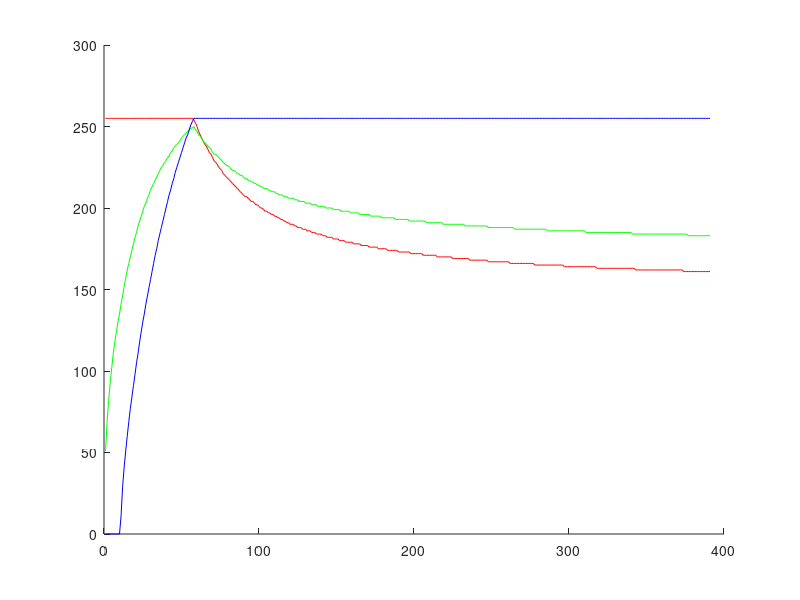

Recreate this plot in MATLAB.
clear
clc

blackbody_r = [255, 255, 255, 255, 255, 255, 255, 255, 255, 255, 255, 255, 255, 255, 255, 255, 255, 255, 255, 255, 255, 255, 255, 255, 255, 255, 255, 255, 255, 255, 255, 255, 255, 255, 255, 255, 255, 255, 255, 255, 255, 255, 255, 255, 255, 255, 255, 255, 255, 255, 255, 255, 255, 255, 255, 255, 255, 254, 252, 250, 247, 245, 243, 241, 239, 238, 236, 234, 233, 231, 229, 228, 227, 225, 224, 223, 221, 220, 219, 218, 217, 216, 215, 214, 213, 212, 211, 210, 209, 208, 207, 207, 206, 205, 204, 204, 203, 202, 202, 201, 200, 200, 199, 198, 198, 197, 197, 196, 196, 195, 195, 194, 194, 193, 193, 192, 192, 191, 191, 190, 190, 190, 189, 189, 188, 188, 188, 187, 187, 187, 186, 186, 186, 185, 185, 185, 184, 184, 184, 184, 183, 183, 183, 182, 182, 182, 182, 181, 181, 181, 181, 180, 180, 180, 180, 179, 179, 179, 179, 179, 178, 178, 178, 178, 178, 177, 177, 177, 177, 177, 176, 176, 176, 176, 176, 176, 175, 175, 175, 175, 175, 175, 174, 174, 174, 174, 174, 174, 174, 173, 173, 173, 173, 173, 173, 173, 173, 172, 172, 172, 172, 172, 172, 172, 172, 171, 171, 171, 171, 171, 171, 171, 171, 171, 170, 170, 170, 170, 170, 170, 170, 170, 170, 170, 169, 169, 169, 169, 169, 169, 169, 169, 169, 169, 169, 168, 168, 168, 168, 168, 168, 168, 168, 168, 168, 168, 168, 167, 167, 167, 167, 167, 167, 167, 167, 167, 167, 167, 167, 167, 167, 166, 166, 166, 166, 166, 166, 166, 166, 166, 166, 166, 166, 166, 166, 166, 166, 165, 165, 165, 165, 165, 165, 165, 165, 165, 165, 165, 165, 165, 165, 165, 165, 165, 165, 165, 164, 164, 164, 164, 164, 164, 164, 164, 164, 164, 164, 164, 164, 164, 164, 164, 164, 164, 164, 164, 164, 163, 163, 163, 163, 163, 163, 163, 163, 163, 163, 163, 163, 163, 163, 163, 163, 163, 163, 163, 163, 163, 163, 163, 163, 163, 162, 162, 162, 162, 162, 162, 162, 162, 162, 162, 162, 162, 162, 162, 162, 162, 162, 162, 162, 162, 162, 162, 162, 162, 162, 162, 162, 162, 162, 162, 162, 161, 161, 161, 161, 161, 161, 161, 161, 161, 161, 161, 161, 161, 161, 161, 161, 161, 161];
blackbody_g = [ 51,  69,  82,  93, 102, 111, 118, 124, 130, 135, 141, 146, 152, 157, 162, 166, 170, 174, 178, 182, 185, 189, 192, 195, 198, 201, 203, 206, 208, 211, 213, 215, 217, 219, 221, 223, 225, 226, 228, 229, 231, 232, 234, 235, 237, 238, 239, 240, 241, 243, 244, 245, 246, 247, 248, 249, 249, 250, 248, 247, 245, 244, 243, 241, 240, 239, 238, 237, 236, 234, 233, 233, 232, 231, 230, 229, 228, 227, 226, 226, 225, 224, 223, 223, 222, 221, 221, 220, 220, 219, 218, 218, 217, 217, 216, 216, 215, 215, 214, 214, 213, 213, 212, 212, 212, 211, 211, 210, 210, 210, 209, 209, 208, 208, 208, 207, 207, 207, 206, 206, 206, 206, 205, 205, 205, 204, 204, 204, 204, 203, 203, 203, 203, 202, 202, 202, 202, 201, 201, 201, 201, 201, 200, 200, 200, 200, 200, 199, 199, 199, 199, 199, 198, 198, 198, 198, 198, 198, 197, 197, 197, 197, 197, 197, 196, 196, 196, 196, 196, 196, 196, 195, 195, 195, 195, 195, 195, 195, 194, 194, 194, 194, 194, 194, 194, 194, 194, 193, 193, 193, 193, 193, 193, 193, 193, 193, 192, 192, 192, 192, 192, 192, 192, 192, 192, 192, 192, 191, 191, 191, 191, 191, 191, 191, 191, 191, 191, 191, 190, 190, 190, 190, 190, 190, 190, 190, 190, 190, 190, 190, 190, 190, 189, 189, 189, 189, 189, 189, 189, 189, 189, 189, 189, 189, 189, 189, 189, 188, 188, 188, 188, 188, 188, 188, 188, 188, 188, 188, 188, 188, 188, 188, 188, 188, 187, 187, 187, 187, 187, 187, 187, 187, 187, 187, 187, 187, 187, 187, 187, 187, 187, 187, 187, 187, 187, 186, 186, 186, 186, 186, 186, 186, 186, 186, 186, 186, 186, 186, 186, 186, 186, 186, 186, 186, 186, 186, 186, 186, 186, 186, 185, 185, 185, 185, 185, 185, 185, 185, 185, 185, 185, 185, 185, 185, 185, 185, 185, 185, 185, 185, 185, 185, 185, 185, 185, 185, 185, 185, 185, 185, 184, 184, 184, 184, 184, 184, 184, 184, 184, 184, 184, 184, 184, 184, 184, 184, 184, 184, 184, 184, 184, 184, 184, 184, 184, 184, 184, 184, 184, 184, 184, 184, 184, 184, 184, 184, 183, 183, 183, 183, 183, 183, 183, 183, 183, 183, 183, 183, 183, 183, 183];
blackbody_b = [  0,   0,   0,   0,   0,   0,   0,   0,   0,   0,  11,  29,  41,  51,  60,  69,  77,  84,  91,  98, 105, 111, 118, 124, 130, 135, 141, 146, 151, 156, 161, 166, 171, 175, 180, 184, 188, 192, 196, 200, 204, 208, 211, 215, 218, 222, 225, 228, 231, 234, 237, 240, 243, 245, 248, 251, 253, 255, 255, 255, 255, 255, 255, 255, 255, 255, 255, 255, 255, 255, 255, 255, 255, 255, 255, 255, 255, 255, 255, 255, 255, 255, 255, 255, 255, 255, 255, 255, 255, 255, 255, 255, 255, 255, 255, 255, 255, 255, 255, 255, 255, 255, 255, 255, 255, 255, 255, 255, 255, 255, 255, 255, 255, 255, 255, 255, 255, 255, 255, 255, 255, 255, 255, 255, 255, 255, 255, 255, 255, 255, 255, 255, 255, 255, 255, 255, 255, 255, 255, 255, 255, 255, 255, 255, 255, 255, 255, 255, 255, 255, 255, 255, 255, 255, 255, 255, 255, 255, 255, 255, 255, 255, 255, 255, 255, 255, 255, 255, 255, 255, 255, 255, 255, 255, 255, 255, 255, 255, 255, 255, 255, 255, 255, 255, 255, 255, 255, 255, 255, 255, 255, 255, 255, 255, 255, 255, 255, 255, 255, 255, 255, 255, 255, 255, 255, 255, 255, 255, 255, 255, 255, 255, 255, 255, 255, 255, 255, 255, 255, 255, 255, 255, 255, 255, 255, 255, 255, 255, 255, 255, 255, 255, 255, 255, 255, 255, 255, 255, 255, 255, 255, 255, 255, 255, 255, 255, 255, 255, 255, 255, 255, 255, 255, 255, 255, 255, 255, 255, 255, 255, 255, 255, 255, 255, 255, 255, 255, 255, 255, 255, 255, 255, 255, 255, 255, 255, 255, 255, 255, 255, 255, 255, 255, 255, 255, 255, 255, 255, 255, 255, 255, 255, 255, 255, 255, 255, 255, 255, 255, 255, 255, 255, 255, 255, 255, 255, 255, 255, 255, 255, 255, 255, 255, 255, 255, 255, 255, 255, 255, 255, 255, 255, 255, 255, 255, 255, 255, 255, 255, 255, 255, 255, 255, 255, 255, 255, 255, 255, 255, 255, 255, 255, 255, 255, 255, 255, 255, 255, 255, 255, 255, 255, 255, 255, 255, 255, 255, 255, 255, 255, 255, 255, 255, 255, 255, 255, 255, 255, 255, 255, 255, 255, 255, 255, 255, 255, 255, 255, 255, 255, 255, 255, 255, 255, 255, 255, 255, 255, 255, 255, 255];

figure(1)
hold on
plot(blackbody_r, 'r')
plot(blackbody_g, 'g')
plot(blackbody_b, 'b')
hold off
